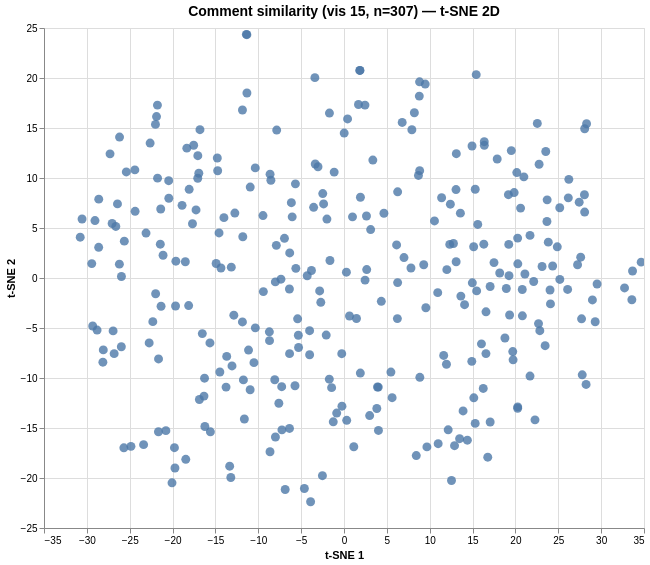

Vega-Lite specification for this chart:
### Vega specification from a JSON file in a GitHub repository (floating-point values rounded to 4 significant figures; data arrays with more than 128 entries replaced by an {"elided": "..."} marker saying what was removed)
{"$schema": "https://vega.github.io/schema/vega/v6.json", "data": [{"name": "param_1e9efca18e7a2868_store"}, {"name": "source_0", "values": {"elided": "307 records"}}, {"name": "source_0_x_domain_dim_1", "values": [{"min": -30.77, "max": 34.67}]}, {"name": "source_0_y_domain_dim_2", "values": [{"min": -22.37, "max": 24.36}]}], "signals": [{"name": "unit", "value": {}, "on": [{"events": "pointermove", "update": "isTuple(group()) ? group() : unit"}]}, {"name": "param_1e9efca18e7a2868", "update": "vlSelectionResolve(\"param_1e9efca18e7a2868_store\", \"union\")"}, {"name": "param_1e9efca18e7a2868_dim_1", "on": [{"events": [{"source": "view", "type": "dblclick"}], "update": "null"}, {"events": {"signal": "param_1e9efca18e7a2868_translate_delta"}, "update": "panLinear(param_1e9efca18e7a2868_translate_anchor.extent_x, -param_1e9efca18e7a2868_translate_delta.x / width)"}, {"events": {"signal": "param_1e9efca18e7a2868_zoom_delta"}, "update": "zoomLinear(domain(\"x\"), param_1e9efca18e7a2868_zoom_anchor.x, param_1e9efca18e7a2868_zoom_delta)"}]}, {"name": "param_1e9efca18e7a2868_dim_2", "on": [{"events": [{"source": "view", "type": "dblclick"}], "update": "null"}, {"events": {"signal": "param_1e9efca18e7a2868_translate_delta"}, "update": "panLinear(param_1e9efca18e7a2868_translate_anchor.extent_y, param_1e9efca18e7a2868_translate_delta.y / height)"}, {"events": {"signal": "param_1e9efca18e7a2868_zoom_delta"}, "update": "zoomLinear(domain(\"y\"), param_1e9efca18e7a2868_zoom_anchor.y, param_1e9efca18e7a2868_zoom_delta)"}]}, {"name": "param_1e9efca18e7a2868_tuple", "on": [{"events": [{"signal": "param_1e9efca18e7a2868_dim_1 || param_1e9efca18e7a2868_dim_2"}], "update": "param_1e9efca18e7a2868_dim_1 && param_1e9efca18e7a2868_dim_2 ? {unit: \"\", fields: param_1e9efca18e7a2868_tuple_fields, values: [param_1e9efca18e7a2868_dim_1,param_1e9efca18e7a2868_dim_2]} : null"}]}, {"name": "param_1e9efca18e7a2868_tuple_fields", "value": [{"field": "dim_1", "channel": "x", "type": "R"}, {"field": "dim_2", "channel": "y", "type": "R"}]}, {"name": "param_1e9efca18e7a2868_translate_anchor", "value": {}, "on": [{"events": [{"source": "scope", "type": "pointerdown"}], "update": "{x: x(unit), y: y(unit), extent_x: domain(\"x\"), extent_y: domain(\"y\")}"}]}, {"name": "param_1e9efca18e7a2868_translate_delta", "value": {}, "on": [{"events": [{"source": "window", "between": [{"source": "scope", "type": "pointerdown"}, {"source": "window", "type": "pointerup"}], "type": "pointermove", "consume": true}], "update": "{x: param_1e9efca18e7a2868_translate_anchor.x - x(unit), y: param_1e9efca18e7a2868_translate_anchor.y - y(unit)}"}]}, {"name": "param_1e9efca18e7a2868_zoom_anchor", "on": [{"events": [{"source": "scope", "type": "wheel", "consume": true}], "update": "{x: invert(\"x\", x(unit)), y: invert(\"y\", y(unit))}"}]}, {"name": "param_1e9efca18e7a2868_zoom_delta", "on": [{"events": [{"source": "scope", "type": "wheel", "consume": true}], "update": "pow(1.001, event.deltaY * pow(16, event.deltaMode))", "force": true}]}, {"name": "param_1e9efca18e7a2868_modify", "on": [{"events": {"signal": "param_1e9efca18e7a2868_tuple"}, "update": "modify(\"param_1e9efca18e7a2868_store\", param_1e9efca18e7a2868_tuple, true)"}]}], "marks": [{"type": "symbol", "name": "marks", "from": {"data": "source_0"}, "encode": {"update": {"x": {"field": "dim_1", "scale": "x"}, "shape": {"value": "circle"}, "size": {"value": 80}, "fill": {"value": "#4c78a8"}, "tooltip": {"signal": "{\"Comment #\": format(datum[\"index\"], \"\"), \"Comment\": isValid(datum[\"comment\"]) ? datum[\"comment\"] : \"\"+datum[\"comment\"]}"}, "y": {"field": "dim_2", "scale": "y"}, "opacity": {"value": 0.8}}}, "clip": true, "style": ["circle"], "interactive": true}], "scales": [{"name": "x", "type": "linear", "domain": [{"signal": "(data(\"source_0_x_domain_dim_1\")[0] || {}).min"}, {"signal": "(data(\"source_0_x_domain_dim_1\")[0] || {}).max"}], "range": [0, {"signal": "width"}], "domainRaw": {"signal": "param_1e9efca18e7a2868[\"dim_1\"]"}, "nice": true, "zero": true}, {"name": "y", "type": "linear", "domain": [{"signal": "(data(\"source_0_y_domain_dim_2\")[0] || {}).min"}, {"signal": "(data(\"source_0_y_domain_dim_2\")[0] || {}).max"}], "range": [{"signal": "height"}, 0], "zero": true, "nice": true, "domainRaw": {"signal": "param_1e9efca18e7a2868[\"dim_2\"]"}}], "axes": [{"scale": "x", "orient": "bottom", "aria": false, "ticks": false, "domain": false, "maxExtent": 0, "zindex": 0, "minExtent": 0, "labels": false, "gridScale": "y", "tickCount": {"signal": "ceil(width/40)"}, "grid": true}, {"scale": "y", "labels": false, "aria": false, "domain": false, "maxExtent": 0, "zindex": 0, "orient": "left", "gridScale": "x", "grid": true, "tickCount": {"signal": "ceil(height/40)"}, "minExtent": 0, "ticks": false}, {"scale": "x", "tickCount": {"signal": "ceil(width/40)"}, "grid": false, "labelOverlap": true, "title": "t-SNE 1", "zindex": 0, "labelFlush": true, "orient": "bottom"}, {"scale": "y", "zindex": 0, "title": "t-SNE 2", "grid": false, "orient": "left", "labelOverlap": true, "tickCount": {"signal": "ceil(height/40)"}}], "title": {"text": "Comment similarity (vis 15, n=307) — t-SNE 2D", "fontSize": 14, "frame": "group"}, "padding": 5, "background": "white", "height": 500, "width": 600, "style": "cell"}
